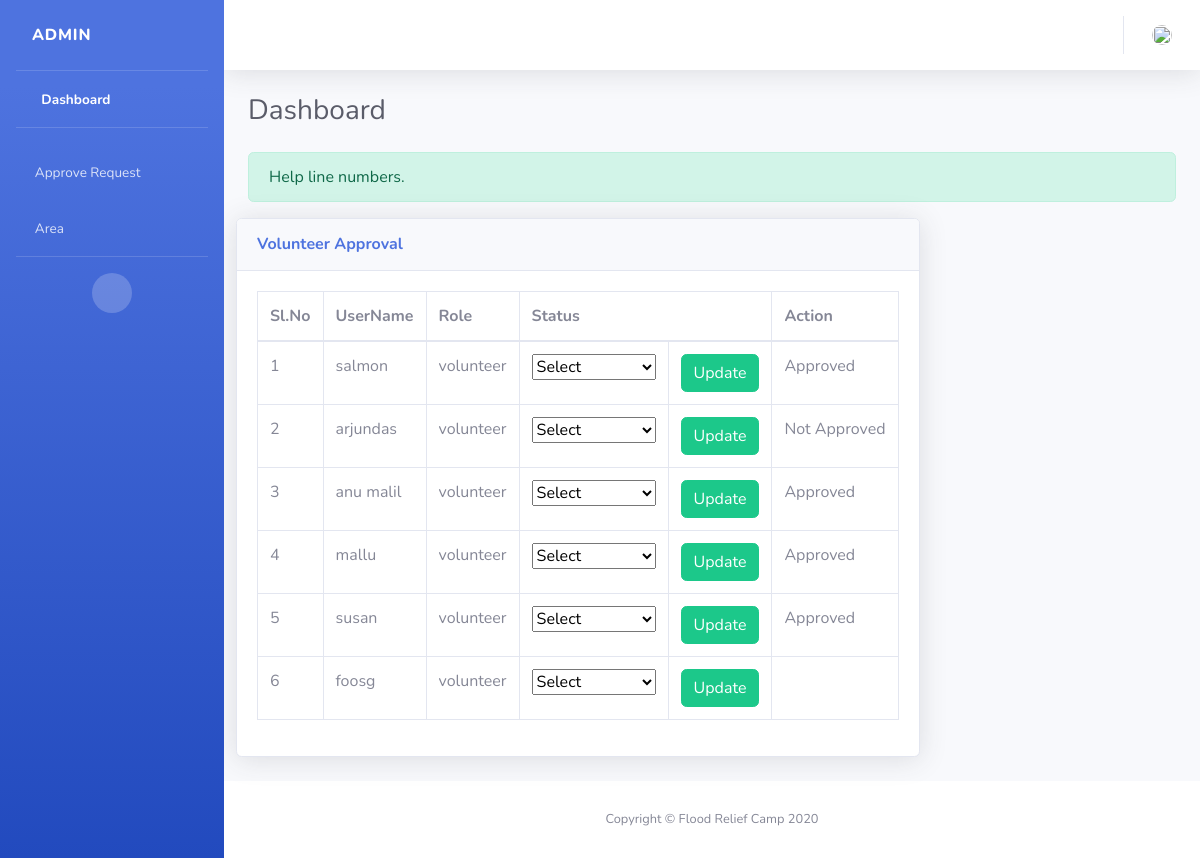
The page /approve_volunteers on the database its author committed.
### app1/models.py (models this page shows)
class volunteer_registered(models.Model):
    name=models.CharField(max_length=250)
    username=models.CharField(max_length=250)
    password=models.CharField(max_length=250)
    email=models.CharField(max_length=250)
    phone=models.CharField(max_length=250)
    role=models.CharField(max_length=250)
    status=models.CharField(max_length=250)

### app1/views.py (the view)
# urls.py: path('approve_volunteers',views.approve_volunteers,name='approve_volunteers'),
def approve_volunteers(request):
    obj=volunteer_registered.objects.all()
    req_id=request.POST.get("id")
    try:
        update_obj=volunteer_registered.objects.get(id=req_id)
    except volunteer_registered.DoesNotExist:
        update_obj=None
    if request.method == 'POST':
       status_update=request.POST.get("update")
       update_obj.status=status_update
       update_obj.save()
    return render(request,'admin_approve_volunteer_request.html',{'volunteer_details':obj})

### app1/templates/admin_approve_volunteer_request.html (shortened to what this page needs)
<!DOCTYPE html>
<html lang="en">
{% load static %}
<head>
    <link href="{% static "vendor/fontawesome-free/css/all.min.css"%}"" rel="stylesheet" type="text/css">
    <link href="{% static "css/sb-admin-2.min.css"%}"" rel="stylesheet">
</head>
<body id="page-top">
    <div id="wrapper">
        <ul class="navbar-nav bg-gradient-primary sidebar sidebar-dark accordion " id="accordionSidebar">
            <a class="sidebar-brand d-flex align-items-center justify-content-left" href="{% url 'admin_dashboard' %}">
                <div class="sidebar-brand-text mx-3">Admin </div>
            </a>
            <hr class="sidebar-divider my-0">
            <li class="nav-item active">
                <a class="nav-link" href="{% url 'admin_dashboard' %}">
                    <i class="fas fa-fw fa-tachometer-alt"></i>
                    <span>Dashboard</span></a>
            </li>
            <hr class="sidebar-divider">
            <li class="nav-item">
                <a class="nav-link collapsed" href="#" data-toggle="collapse" data-target="#collapsePages2"
                    aria-expanded="true" aria-controls="collapsePages2">
                    <i class="fas fa-check"></i>
                    <span>Approve Request</span>
                </a>
            </li>
            <li class="nav-item">
                <a class="nav-link collapsed" href="#" data-toggle="collapse" data-target="#collapsePages1"
                    aria-expanded="true" aria-controls="collapsePages1">
                    <i class="fas fa-map-marker-alt"></i>
                    <span>Area</span>
                </a>
            </li>
            <hr class="sidebar-divider d-none d-md-block">
            <div class="text-center d-none d-md-inline">
                <button class="rounded-circle border-0" id="sidebarToggle"></button>
            </div>
        </ul>
        <div id="content-wrapper" class="d-flex flex-column">
            <div id="content">
                <nav class="navbar navbar-expand navbar-light bg-white topbar mb-4 static-top shadow">
                    <ul class="navbar-nav ml-auto">
                        <li class="nav-item dropdown no-arrow">
                            <a class="nav-link dropdown-toggle" href="#" id="userDropdown" role="button"
                                data-toggle="dropdown" aria-haspopup="true" aria-expanded="false">
                                <img class="img-profile rounded-circle"
                                    src="{% static "images/profileicon.png"%}"" style="width: 20px; height:20px;">
                            </a>
                        </li>
                    </ul>
                </nav>
                <div class="container-fluid">
                    <div class="d-sm-flex align-items-center justify-content-between mb-4">
                        <h1 class="h3 mb-0 text-gray-800">Dashboard</h1>
                    </div>
                    <div class="alert alert-success" role="alert">
                        Help line numbers.
                      </div>
                    <div class="row">
                        <div class="card shadow mb-4">
                            <div class="card-header py-3">
                                <h6 class="m-0 font-weight-bold text-primary"> Volunteer Approval</h6>
                            </div>
                            <div class="card-body">
                                <div class="table-responsive">
                                    <table class="table table-bordered" id="dataTable" width="100%" cellspacing="0">
                                        <thead>
                                            <tr>
                                                <th>Sl.No</th>
                                                <th>UserName</th>
                                                <th>Role</th>
                                                <th colspan="2">Status</th>
                                                <th >Action </th>
                                            </tr>
                                        </thead>
                                        <tbody>
                                           {% for x in volunteer_details %}
                                            <tr>
                                                <td>{{forloop.counter|add:0}}</td>
                                                <td>{{x.username}}</td>
                                                <td>{{x.role}}</td>
                                                <form action="" method="POST">
                                                <td><select name="update" id="">
                                                    <option > Select </option>
                                                </select>
                                                </td>
                                                <td><button type="submit"  class="btn btn-success" name="id" value="{{x.id}}">Update</button> </td>
                                            </form>
                                                <td>{{x.status}}</td>
                                            </tr>
                                           {% endfor %}
                                        </tbody>
                                    </table>
                                </div>
                            </div>
                        </div>
                    </div>
                </div>
            </div>
            <footer class="sticky-footer bg-white">
                <div class="container my-auto">
                    <div class="copyright text-center my-auto">
                        <span>Copyright &copy; Flood Relief Camp 2020</span>
                    </div>
                </div>
            </footer>
        </div>
    </div>
</body>
</html>

### rows shown on the page
volunteer_registered: username "salmon", role "volunteer", status "Approved"
volunteer_registered: username "arjundas", role "volunteer", {{ x.id }} 4 (drawn), status "Not Approved"
volunteer_registered: username "anu malil", role "volunteer", {{ x.id }} 5 (drawn), status "Approved"
volunteer_registered: username "mallu", role "volunteer", {{ x.id }} 6 (drawn), status "Approved"
volunteer_registered: username "susan", role "volunteer", {{ x.id }} 7 (drawn), status "Approved"
volunteer_registered: username "foosg", role "volunteer", {{ x.id }} 8 (drawn)
